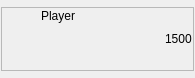
<?xml version="1.0" encoding="UTF-8"?>
<ui version="4.0">
  <class>PlayerInfo</class>
  <widget class="QWidget" name="PlayerInfo">
    <property name="geometry">
      <rect>
        <x>0</x>
        <y>0</y>
        <width>195</width>
        <height>78</height>
      </rect>
    </property>
    <property name="sizePolicy">
      <sizepolicy hsizetype="Preferred" vsizetype="Maximum">
        <horstretch>0</horstretch>
        <verstretch>0</verstretch>
      </sizepolicy>
    </property>
    <property name="maximumSize">
      <size>
        <width>16777215</width>
        <height>16777215</height>
      </size>
    </property>
    <property name="windowTitle">
      <string notr="true">Form</string>
    </property>
    <layout class="QHBoxLayout" name="horizontalLayout">
      <property name="margin">
        <number>1</number>
      </property>
      <item>
        <widget class="QFrame" name="frame">
          <property name="sizePolicy">
            <sizepolicy hsizetype="Preferred" vsizetype="Maximum">
              <horstretch>0</horstretch>
              <verstretch>0</verstretch>
            </sizepolicy>
          </property>
          <property name="frameShape">
            <enum>QFrame::StyledPanel</enum>
          </property>
          <property name="frameShadow">
            <enum>QFrame::Raised</enum>
          </property>
          <layout class="QVBoxLayout" name="verticalLayout_2">
            <property name="margin">
              <number>1</number>
            </property>
            <item>
              <layout class="QHBoxLayout" name="horizontalLayout_4">
                <item>
                  <widget class="PlayerAvatar" name="avatar" native="true">
                    <property name="minimumSize">
                      <size>
                        <width>32</width>
                        <height>0</height>
                      </size>
                    </property>
                    <property name="maximumSize">
                      <size>
                        <width>32</width>
                        <height>32</height>
                      </size>
                    </property>
                    <property name="toolTip">
                      <string/>
                    </property>
                  </widget>
                </item>
                <item>
                  <layout class="QVBoxLayout" name="verticalLayout">
                    <item>
                      <widget class="QLabel" name="lPlayer">
                        <property name="sizePolicy">
                          <sizepolicy hsizetype="Preferred" vsizetype="Preferred">
                            <horstretch>0</horstretch>
                            <verstretch>0</verstretch>
                          </sizepolicy>
                        </property>
                        <property name="text">
                          <string notr="true">Player</string>
                        </property>
                      </widget>
                    </item>
                    <item>
                      <layout class="QHBoxLayout" name="horizontalLayout_3">
                        <item>
                          <widget class="QToolButton" name="bEstates">
                            <property name="sizePolicy">
                              <sizepolicy hsizetype="Maximum" vsizetype="Fixed">
                                <horstretch>0</horstretch>
                                <verstretch>0</verstretch>
                              </sizepolicy>
                            </property>
                            <property name="toolTip">
                              <string>Show/hide an overview of his/her estates</string>
                            </property>
                            <property name="text">
                              <string/>
                            </property>
                            <property name="icon">
                              <iconset resource="../../../ressources.qrc">
                              <normaloff>:/images/field/document.png</normaloff>:/images/field/document.png</iconset>
                            </property>
                            <property name="iconSize">
                              <size>
                                <width>11</width>
                                <height>11</height>
                              </size>
                            </property>
                            <property name="checkable">
                              <bool>true</bool>
                            </property>
                            <property name="autoRaise">
                              <bool>true</bool>
                            </property>
                          </widget>
                        </item>
                        <item>
                          <widget class="QToolButton" name="bShow">
                            <property name="sizePolicy">
                              <sizepolicy hsizetype="Maximum" vsizetype="Fixed">
                                <horstretch>0</horstretch>
                                <verstretch>0</verstretch>
                              </sizepolicy>
                            </property>
                            <property name="toolTip">
                              <string>Highlight this player</string>
                            </property>
                            <property name="text">
                              <string/>
                            </property>
                            <property name="icon">
                              <iconset resource="../../../ressources.qrc">
                              <normaloff>:/images/tools/highlight.png</normaloff>:/images/tools/highlight.png</iconset>
                            </property>
                            <property name="iconSize">
                              <size>
                                <width>11</width>
                                <height>11</height>
                              </size>
                            </property>
                            <property name="checkable">
                              <bool>true</bool>
                            </property>
                            <property name="checked">
                              <bool>false</bool>
                            </property>
                            <property name="autoRaise">
                              <bool>true</bool>
                            </property>
                            <property name="arrowType">
                              <enum>Qt::NoArrow</enum>
                            </property>
                          </widget>
                        </item>
                        <item>
                          <widget class="CmdToolButton" name="bTrade">
                            <property name="sizePolicy">
                              <sizepolicy hsizetype="Maximum" vsizetype="Fixed">
                                <horstretch>0</horstretch>
                                <verstretch>0</verstretch>
                              </sizepolicy>
                            </property>
                            <property name="toolTip">
                              <string>Begin a trade</string>
                            </property>
                            <property name="text">
                              <string/>
                            </property>
                            <property name="icon">
                              <iconset resource="../../../ressources.qrc">
                              <normaloff>:/images/tools/trade.png</normaloff>:/images/tools/trade.png</iconset>
                            </property>
                            <property name="iconSize">
                              <size>
                                <width>11</width>
                                <height>11</height>
                              </size>
                            </property>
                            <property name="checkable">
                              <bool>false</bool>
                            </property>
                            <property name="autoRaise">
                              <bool>true</bool>
                            </property>
                          </widget>
                        </item>
                        <item>
                          <spacer name="horizontalSpacer">
                            <property name="orientation">
                              <enum>Qt::Horizontal</enum>
                            </property>
                            <property name="sizeHint" stdset="0">
                              <size>
                                <width>40</width>
                                <height>20</height>
                              </size>
                            </property>
                          </spacer>
                        </item>
                        <item>
                          <widget class="QLabel" name="lMoney">
                            <property name="text">
                              <string notr="true">1500</string>
                            </property>
                            <property name="alignment">
                              <set>Qt::AlignLeading|Qt::AlignLeft|Qt::AlignVCenter</set>
                            </property>
                          </widget>
                        </item>
                      </layout>
                    </item>
                  </layout>
                </item>
              </layout>
            </item>
            <item>
              <widget class="QLabel" name="lEstates">
                <property name="sizePolicy">
                  <sizepolicy hsizetype="Expanding" vsizetype="Fixed">
                    <horstretch>0</horstretch>
                    <verstretch>0</verstretch>
                  </sizepolicy>
                </property>
                <property name="minimumSize">
                  <size>
                    <width>0</width>
                    <height>0</height>
                  </size>
                </property>
                <property name="baseSize">
                  <size>
                    <width>0</width>
                    <height>0</height>
                  </size>
                </property>
                <property name="text">
                  <string notr="true"/>
                </property>
                <property name="textFormat">
                  <enum>Qt::RichText</enum>
                </property>
              </widget>
            </item>
          </layout>
        </widget>
      </item>
    </layout>
  </widget>
  <customwidgets>
    <customwidget>
      <class>CmdToolButton</class>
      <extends>QToolButton</extends>
      <header>src/Capic/Gui/cmdtoolbutton.h</header>
    </customwidget>
    <customwidget>
      <class>PlayerAvatar</class>
      <extends>QWidget</extends>
      <header>src/Capic/Gui/playeravatar.h</header>
      <container>1</container>
    </customwidget>
  </customwidgets>
  <resources>
    <include location="../../../ressources.qrc"/>
  </resources>
  <connections/>
</ui>
